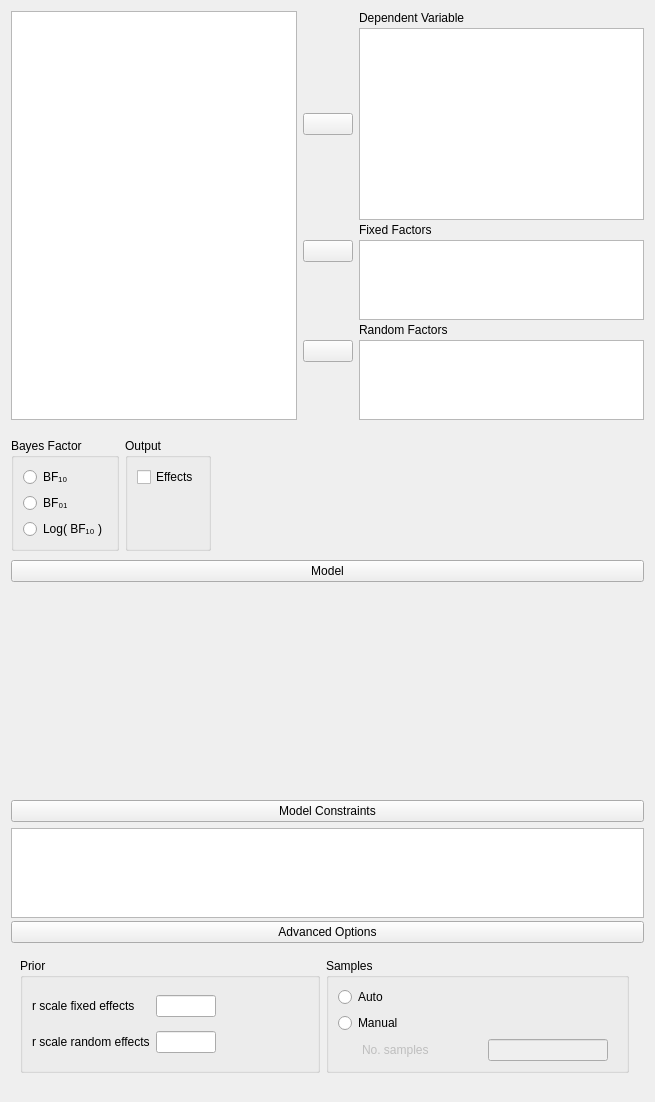
<?xml version="1.0" encoding="UTF-8"?>
<ui version="4.0">
 <class>BainAnovaBayesianForm</class>
 <widget class="QWidget" name="BainAnovaBayesianForm">
  <property name="geometry">
   <rect>
    <x>0</x>
    <y>0</y>
    <width>655</width>
    <height>1102</height>
   </rect>
  </property>
  <property name="sizePolicy">
   <sizepolicy hsizetype="Fixed" vsizetype="Preferred">
    <horstretch>0</horstretch>
    <verstretch>0</verstretch>
   </sizepolicy>
  </property>
  <property name="windowTitle">
   <string>Form</string>
  </property>
  <layout class="QGridLayout" name="gridLayout">
   <property name="verticalSpacing">
    <number>0</number>
   </property>
   <item row="0" column="0">
    <widget class="QWidget" name="topWidget" native="true">
     <property name="sizePolicy">
      <sizepolicy hsizetype="Preferred" vsizetype="Fixed">
       <horstretch>0</horstretch>
       <verstretch>0</verstretch>
      </sizepolicy>
     </property>
     <layout class="QGridLayout" name="gridLayout_3">
      <property name="leftMargin">
       <number>0</number>
      </property>
      <property name="topMargin">
       <number>0</number>
      </property>
      <property name="rightMargin">
       <number>0</number>
      </property>
      <property name="verticalSpacing">
       <number>3</number>
      </property>
      <item row="1" column="1">
       <widget class="AssignButton" name="buttonAssignDependent">
        <property name="sizePolicy">
         <sizepolicy hsizetype="Fixed" vsizetype="Fixed">
          <horstretch>0</horstretch>
          <verstretch>0</verstretch>
         </sizepolicy>
        </property>
        <property name="minimumSize">
         <size>
          <width>50</width>
          <height>0</height>
         </size>
        </property>
        <property name="maximumSize">
         <size>
          <width>50</width>
          <height>16777215</height>
         </size>
        </property>
        <property name="text">
         <string/>
        </property>
       </widget>
      </item>
      <item row="1" column="2">
       <widget class="boundSingleItemView" name="dependent">
        <property name="sizePolicy">
         <sizepolicy hsizetype="Expanding" vsizetype="Fixed">
          <horstretch>0</horstretch>
          <verstretch>0</verstretch>
         </sizepolicy>
        </property>
        <property name="minimumSize">
         <size>
          <width>0</width>
          <height>0</height>
         </size>
        </property>
        <property name="maximumSize">
         <size>
          <width>16777215</width>
          <height>16777215</height>
         </size>
        </property>
        <property name="selectionMode">
         <enum>QAbstractItemView::ExtendedSelection</enum>
        </property>
       </widget>
      </item>
      <item row="0" column="2">
       <widget class="QLabel" name="label">
        <property name="text">
         <string>Dependent Variable</string>
        </property>
       </widget>
      </item>
      <item row="3" column="2" rowspan="2">
       <widget class="BoundListView" name="fixedFactors">
        <property name="sizePolicy">
         <sizepolicy hsizetype="Expanding" vsizetype="Fixed">
          <horstretch>0</horstretch>
          <verstretch>0</verstretch>
         </sizepolicy>
        </property>
        <property name="minimumSize">
         <size>
          <width>0</width>
          <height>80</height>
         </size>
        </property>
        <property name="maximumSize">
         <size>
          <width>16777215</width>
          <height>80</height>
         </size>
        </property>
        <property name="selectionMode">
         <enum>QAbstractItemView::ExtendedSelection</enum>
        </property>
       </widget>
      </item>
      <item row="3" column="1">
       <widget class="AssignButton" name="buttonAssignFixed">
        <property name="sizePolicy">
         <sizepolicy hsizetype="Fixed" vsizetype="Fixed">
          <horstretch>0</horstretch>
          <verstretch>0</verstretch>
         </sizepolicy>
        </property>
        <property name="minimumSize">
         <size>
          <width>50</width>
          <height>0</height>
         </size>
        </property>
        <property name="maximumSize">
         <size>
          <width>50</width>
          <height>16777215</height>
         </size>
        </property>
        <property name="text">
         <string/>
        </property>
       </widget>
      </item>
      <item row="2" column="2">
       <widget class="QLabel" name="label_2">
        <property name="text">
         <string>Fixed Factors</string>
        </property>
       </widget>
      </item>
      <item row="5" column="2">
       <widget class="QLabel" name="label_3">
        <property name="text">
         <string>Random Factors</string>
        </property>
       </widget>
      </item>
      <item row="4" column="1">
       <spacer name="verticalSpacer">
        <property name="orientation">
         <enum>Qt::Vertical</enum>
        </property>
        <property name="sizeHint" stdset="0">
         <size>
          <width>20</width>
          <height>0</height>
         </size>
        </property>
       </spacer>
      </item>
      <item row="7" column="1">
       <spacer name="verticalSpacer_2">
        <property name="orientation">
         <enum>Qt::Vertical</enum>
        </property>
        <property name="sizeHint" stdset="0">
         <size>
          <width>20</width>
          <height>0</height>
         </size>
        </property>
       </spacer>
      </item>
      <item row="6" column="1">
       <widget class="AssignButton" name="buttonAssignRandom">
        <property name="sizePolicy">
         <sizepolicy hsizetype="Fixed" vsizetype="Fixed">
          <horstretch>0</horstretch>
          <verstretch>0</verstretch>
         </sizepolicy>
        </property>
        <property name="minimumSize">
         <size>
          <width>50</width>
          <height>0</height>
         </size>
        </property>
        <property name="maximumSize">
         <size>
          <width>50</width>
          <height>16777215</height>
         </size>
        </property>
        <property name="text">
         <string/>
        </property>
       </widget>
      </item>
      <item row="6" column="2" rowspan="2">
       <widget class="BoundListView" name="randomFactors">
        <property name="sizePolicy">
         <sizepolicy hsizetype="Expanding" vsizetype="Fixed">
          <horstretch>0</horstretch>
          <verstretch>0</verstretch>
         </sizepolicy>
        </property>
        <property name="minimumSize">
         <size>
          <width>0</width>
          <height>80</height>
         </size>
        </property>
        <property name="maximumSize">
         <size>
          <width>16777215</width>
          <height>80</height>
         </size>
        </property>
        <property name="selectionMode">
         <enum>QAbstractItemView::ExtendedSelection</enum>
        </property>
       </widget>
      </item>
      <item row="0" column="0" rowspan="8">
       <widget class="AvailableFieldsListView" name="listAvailableFields">
        <property name="sizePolicy">
         <sizepolicy hsizetype="Expanding" vsizetype="Preferred">
          <horstretch>0</horstretch>
          <verstretch>0</verstretch>
         </sizepolicy>
        </property>
        <property name="minimumSize">
         <size>
          <width>210</width>
          <height>0</height>
         </size>
        </property>
        <property name="maximumSize">
         <size>
          <width>16777215</width>
          <height>16777215</height>
         </size>
        </property>
        <property name="selectionMode">
         <enum>QAbstractItemView::ExtendedSelection</enum>
        </property>
       </widget>
      </item>
     </layout>
    </widget>
   </item>
   <item row="1" column="0">
    <widget class="QWidget" name="widget_10" native="true">
     <property name="sizePolicy">
      <sizepolicy hsizetype="Fixed" vsizetype="Fixed">
       <horstretch>0</horstretch>
       <verstretch>0</verstretch>
      </sizepolicy>
     </property>
     <layout class="QGridLayout" name="gridLayout_4">
      <property name="leftMargin">
       <number>0</number>
      </property>
      <property name="rightMargin">
       <number>0</number>
      </property>
      <property name="bottomMargin">
       <number>0</number>
      </property>
      <item row="0" column="1">
       <widget class="GroupBox" name="groupBox_3">
        <property name="title">
         <string>Output</string>
        </property>
        <layout class="QGridLayout" name="gridLayout_8">
         <item row="1" column="1">
          <spacer name="verticalSpacer_3">
           <property name="orientation">
            <enum>Qt::Vertical</enum>
           </property>
           <property name="sizeHint" stdset="0">
            <size>
             <width>20</width>
             <height>5</height>
            </size>
           </property>
          </spacer>
         </item>
         <item row="0" column="0" colspan="2">
          <widget class="BoundCheckBox" name="effects">
           <property name="text">
            <string>Effects</string>
           </property>
          </widget>
         </item>
        </layout>
       </widget>
      </item>
      <item row="0" column="0">
       <widget class="BoundGroupBox" name="bayesFactorType">
        <property name="sizePolicy">
         <sizepolicy hsizetype="Preferred" vsizetype="Minimum">
          <horstretch>0</horstretch>
          <verstretch>0</verstretch>
         </sizepolicy>
        </property>
        <property name="title">
         <string>Bayes Factor</string>
        </property>
        <property name="flat">
         <bool>false</bool>
        </property>
        <layout class="QGridLayout" name="gridLayout_13">
         <item row="1" column="0">
          <widget class="QRadioButton" name="_2">
           <property name="text">
            <string>BF₀₁</string>
           </property>
          </widget>
         </item>
         <item row="0" column="0">
          <widget class="QRadioButton" name="_1">
           <property name="text">
            <string>BF₁₀</string>
           </property>
          </widget>
         </item>
         <item row="2" column="0">
          <widget class="QRadioButton" name="_3">
           <property name="text">
            <string>Log( BF₁₀ )</string>
           </property>
          </widget>
         </item>
        </layout>
       </widget>
      </item>
     </layout>
    </widget>
   </item>
   <item row="4" column="0">
    <widget class="QWidget" name="constraintsWidget" native="true">
     <layout class="QGridLayout" name="gridLayout_10">
      <property name="leftMargin">
       <number>0</number>
      </property>
      <property name="rightMargin">
       <number>0</number>
      </property>
      <property name="bottomMargin">
       <number>3</number>
      </property>
      <item row="2" column="0">
       <widget class="QWidget" name="model_constraints" native="true">
        <layout class="QGridLayout" name="gridLayout_15">
         <property name="leftMargin">
          <number>0</number>
         </property>
         <property name="topMargin">
          <number>0</number>
         </property>
         <property name="rightMargin">
          <number>0</number>
         </property>
         <property name="bottomMargin">
          <number>0</number>
         </property>
         <item row="0" column="1">
          <widget class="BoundTextEdit" name="model"/>
         </item>
        </layout>
       </widget>
      </item>
      <item row="0" column="0">
       <widget class="ExpanderButton" name="constraintsExpander">
        <property name="text">
         <string>Model Constraints</string>
        </property>
       </widget>
      </item>
     </layout>
    </widget>
   </item>
   <item row="2" column="0">
    <widget class="QWidget" name="widget_11" native="true">
     <layout class="QGridLayout" name="gridLayout_6">
      <property name="leftMargin">
       <number>0</number>
      </property>
      <property name="topMargin">
       <number>0</number>
      </property>
      <property name="rightMargin">
       <number>0</number>
      </property>
      <property name="bottomMargin">
       <number>0</number>
      </property>
      <property name="verticalSpacing">
       <number>0</number>
      </property>
      <item row="0" column="0">
       <widget class="QWidget" name="widgetModel" native="true">
        <property name="sizePolicy">
         <sizepolicy hsizetype="Preferred" vsizetype="Preferred">
          <horstretch>0</horstretch>
          <verstretch>0</verstretch>
         </sizepolicy>
        </property>
        <layout class="QGridLayout" name="gridLayout_5">
         <property name="leftMargin">
          <number>0</number>
         </property>
         <property name="rightMargin">
          <number>0</number>
         </property>
         <property name="bottomMargin">
          <number>3</number>
         </property>
         <item row="0" column="0">
          <widget class="ExpanderButton" name="expanderModel">
           <property name="sizePolicy">
            <sizepolicy hsizetype="Expanding" vsizetype="Fixed">
             <horstretch>0</horstretch>
             <verstretch>0</verstretch>
            </sizepolicy>
           </property>
           <property name="text">
            <string>Model</string>
           </property>
          </widget>
         </item>
         <item row="1" column="0">
          <widget class="AnovaModelWidget" name="modelTerms" native="true">
           <property name="sizePolicy">
            <sizepolicy hsizetype="Expanding" vsizetype="Preferred">
             <horstretch>0</horstretch>
             <verstretch>0</verstretch>
            </sizepolicy>
           </property>
           <property name="minimumSize">
            <size>
             <width>0</width>
             <height>200</height>
            </size>
           </property>
          </widget>
         </item>
        </layout>
       </widget>
      </item>
     </layout>
    </widget>
   </item>
   <item row="6" column="0">
    <spacer name="verticalSpacer_4">
     <property name="orientation">
      <enum>Qt::Vertical</enum>
     </property>
     <property name="sizeHint" stdset="0">
      <size>
       <width>20</width>
       <height>40</height>
      </size>
     </property>
    </spacer>
   </item>
   <item row="5" column="0">
    <widget class="QWidget" name="advancedBox" native="true">
     <layout class="QGridLayout" name="gridLayout_2">
      <property name="leftMargin">
       <number>0</number>
      </property>
      <property name="topMargin">
       <number>0</number>
      </property>
      <property name="rightMargin">
       <number>0</number>
      </property>
      <item row="0" column="0" rowspan="2" colspan="2">
       <widget class="ExpanderButton" name="expanderAdvanced">
        <property name="text">
         <string>Advanced Options</string>
        </property>
       </widget>
      </item>
      <item row="3" column="0" rowspan="2">
       <widget class="QWidget" name="advancedOptions" native="true">
        <layout class="QGridLayout" name="gridLayout_7">
         <item row="0" column="0">
          <widget class="GroupBox" name="groupBox_2">
           <property name="maximumSize">
            <size>
             <width>300</width>
             <height>16777215</height>
            </size>
           </property>
           <property name="title">
            <string>Prior</string>
           </property>
           <layout class="QGridLayout" name="gridLayout_9">
            <item row="0" column="0">
             <widget class="QLabel" name="label_5">
              <property name="text">
               <string>r scale fixed effects</string>
              </property>
             </widget>
            </item>
            <item row="0" column="1">
             <widget class="BoundTextBox" name="priorFixedEffects">
              <property name="minimumSize">
               <size>
                <width>60</width>
                <height>0</height>
               </size>
              </property>
              <property name="maximumSize">
               <size>
                <width>60</width>
                <height>16777215</height>
               </size>
              </property>
             </widget>
            </item>
            <item row="0" column="2">
             <spacer name="horizontalSpacer">
              <property name="orientation">
               <enum>Qt::Horizontal</enum>
              </property>
              <property name="sizeHint" stdset="0">
               <size>
                <width>293</width>
                <height>20</height>
               </size>
              </property>
             </spacer>
            </item>
            <item row="1" column="0">
             <widget class="QLabel" name="label_6">
              <property name="text">
               <string>r scale random effects</string>
              </property>
             </widget>
            </item>
            <item row="1" column="1">
             <widget class="BoundTextBox" name="priorRandomEffects">
              <property name="minimumSize">
               <size>
                <width>60</width>
                <height>0</height>
               </size>
              </property>
              <property name="maximumSize">
               <size>
                <width>60</width>
                <height>16777215</height>
               </size>
              </property>
             </widget>
            </item>
            <item row="1" column="2">
             <spacer name="horizontalSpacer_2">
              <property name="orientation">
               <enum>Qt::Horizontal</enum>
              </property>
              <property name="sizeHint" stdset="0">
               <size>
                <width>293</width>
                <height>20</height>
               </size>
              </property>
             </spacer>
            </item>
           </layout>
          </widget>
         </item>
         <item row="0" column="1">
          <widget class="BoundGroupBox" name="sampleMode">
           <property name="title">
            <string>Samples</string>
           </property>
           <layout class="QGridLayout" name="gridLayout_12">
            <item row="1" column="0">
             <widget class="QRadioButton" name="_2fixed">
              <property name="text">
               <string>Manual</string>
              </property>
             </widget>
            </item>
            <item row="2" column="0">
             <widget class="QWidget" name="fixedSamplesNumberContainer" native="true">
              <property name="enabled">
               <bool>false</bool>
              </property>
              <layout class="QGridLayout" name="gridLayout_14">
               <property name="leftMargin">
                <number>24</number>
               </property>
               <property name="topMargin">
                <number>0</number>
               </property>
               <property name="bottomMargin">
                <number>0</number>
               </property>
               <item row="0" column="0">
                <widget class="QLabel" name="label_7">
                 <property name="text">
                  <string>No. samples</string>
                 </property>
                </widget>
               </item>
               <item row="0" column="1">
                <widget class="BoundTextBox" name="fixedSamplesNumber">
                 <property name="maximumSize">
                  <size>
                   <width>120</width>
                   <height>16777215</height>
                  </size>
                 </property>
                </widget>
               </item>
              </layout>
             </widget>
            </item>
            <item row="0" column="0">
             <widget class="QRadioButton" name="_1auto">
              <property name="text">
               <string>Auto</string>
              </property>
             </widget>
            </item>
           </layout>
          </widget>
         </item>
        </layout>
       </widget>
      </item>
     </layout>
    </widget>
   </item>
  </layout>
 </widget>
 <customwidgets>
  <customwidget>
   <class>BoundCheckBox</class>
   <extends>QCheckBox</extends>
   <header>widgets/boundcheckbox.h</header>
  </customwidget>
  <customwidget>
   <class>BoundGroupBox</class>
   <extends>QGroupBox</extends>
   <header>widgets/boundgroupbox.h</header>
   <container>1</container>
  </customwidget>
  <customwidget>
   <class>ExpanderButton</class>
   <extends>QPushButton</extends>
   <header>widgets/expanderbutton.h</header>
  </customwidget>
  <customwidget>
   <class>GroupBox</class>
   <extends>QGroupBox</extends>
   <header>widgets/groupbox.h</header>
   <container>1</container>
  </customwidget>
  <customwidget>
   <class>BoundTextBox</class>
   <extends>QLineEdit</extends>
   <header>widgets/boundtextbox.h</header>
  </customwidget>
  <customwidget>
   <class>BoundTextEdit</class>
   <extends>QPlainTextEdit</extends>
   <header>widgets/boundtextedit.h</header>
  </customwidget>
  <customwidget>
   <class>AssignButton</class>
   <extends>QPushButton</extends>
   <header>widgets/assignbutton.h</header>
  </customwidget>
  <customwidget>
   <class>AvailableFieldsListView</class>
   <extends>QListView</extends>
   <header>widgets/availablefieldslistview.h</header>
  </customwidget>
  <customwidget>
   <class>BoundListView</class>
   <extends>QListView</extends>
   <header>widgets/boundlistview.h</header>
  </customwidget>
  <customwidget>
   <class>boundSingleItemView</class>
   <extends>QListView</extends>
   <header>widgets/boundsingleitemview.h</header>
  </customwidget>
  <customwidget>
   <class>AnovaModelWidget</class>
   <extends>QWidget</extends>
   <header>widgets/anovamodelwidget.h</header>
   <container>1</container>
  </customwidget>
 </customwidgets>
 <resources/>
 <connections>
  <connection>
   <sender>_2fixed</sender>
   <signal>toggled(bool)</signal>
   <receiver>fixedSamplesNumberContainer</receiver>
   <slot>setEnabled(bool)</slot>
   <hints>
    <hint type="sourcelabel">
     <x>457</x>
     <y>924</y>
    </hint>
    <hint type="destinationlabel">
     <x>457</x>
     <y>948</y>
    </hint>
   </hints>
  </connection>
 </connections>
</ui>
